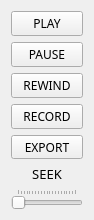
<?xml version="1.0" encoding="UTF-8"?>
<ui version="4.0">
 <class>dlg_control</class>
 <widget class="QDialog" name="dlg_control">
  <property name="enabled">
   <bool>true</bool>
  </property>
  <property name="geometry">
   <rect>
    <x>0</x>
    <y>0</y>
    <width>94</width>
    <height>220</height>
   </rect>
  </property>
  <property name="sizePolicy">
   <sizepolicy hsizetype="Fixed" vsizetype="Fixed">
    <horstretch>0</horstretch>
    <verstretch>0</verstretch>
   </sizepolicy>
  </property>
  <property name="windowTitle">
   <string>Control Panel</string>
  </property>
  <property name="layoutDirection">
   <enum>Qt::LeftToRight</enum>
  </property>
  <property name="modal">
   <bool>false</bool>
  </property>
  <layout class="QVBoxLayout" name="lyt_main">
   <property name="sizeConstraint">
    <enum>QLayout::SetMaximumSize</enum>
   </property>
   <item>
    <widget class="QPushButton" name="btn_play">
     <property name="sizePolicy">
      <sizepolicy hsizetype="Ignored" vsizetype="Minimum">
       <horstretch>0</horstretch>
       <verstretch>0</verstretch>
      </sizepolicy>
     </property>
     <property name="font">
      <font>
       <family>3ds</family>
      </font>
     </property>
     <property name="cursor">
      <cursorShape>OpenHandCursor</cursorShape>
     </property>
     <property name="focusPolicy">
      <enum>Qt::NoFocus</enum>
     </property>
     <property name="toolTip">
      <string>Play the animation.</string>
     </property>
     <property name="text">
      <string>PLAY</string>
     </property>
    </widget>
   </item>
   <item>
    <widget class="QPushButton" name="btn_pause">
     <property name="sizePolicy">
      <sizepolicy hsizetype="Ignored" vsizetype="Minimum">
       <horstretch>0</horstretch>
       <verstretch>0</verstretch>
      </sizepolicy>
     </property>
     <property name="font">
      <font>
       <family>3ds</family>
      </font>
     </property>
     <property name="cursor">
      <cursorShape>OpenHandCursor</cursorShape>
     </property>
     <property name="focusPolicy">
      <enum>Qt::NoFocus</enum>
     </property>
     <property name="toolTip">
      <string>Pause playing,
rewinding or recording.</string>
     </property>
     <property name="text">
      <string>PAUSE</string>
     </property>
    </widget>
   </item>
   <item>
    <widget class="QPushButton" name="btn_rewind">
     <property name="sizePolicy">
      <sizepolicy hsizetype="Ignored" vsizetype="Minimum">
       <horstretch>0</horstretch>
       <verstretch>0</verstretch>
      </sizepolicy>
     </property>
     <property name="font">
      <font>
       <family>3ds</family>
      </font>
     </property>
     <property name="cursor">
      <cursorShape>OpenHandCursor</cursorShape>
     </property>
     <property name="focusPolicy">
      <enum>Qt::NoFocus</enum>
     </property>
     <property name="toolTip">
      <string>Play the animation backwards.</string>
     </property>
     <property name="text">
      <string>REWIND</string>
     </property>
    </widget>
   </item>
   <item>
    <widget class="QPushButton" name="btn_record">
     <property name="sizePolicy">
      <sizepolicy hsizetype="Ignored" vsizetype="Minimum">
       <horstretch>0</horstretch>
       <verstretch>0</verstretch>
      </sizepolicy>
     </property>
     <property name="font">
      <font>
       <family>3ds</family>
      </font>
     </property>
     <property name="cursor">
      <cursorShape>OpenHandCursor</cursorShape>
     </property>
     <property name="focusPolicy">
      <enum>Qt::NoFocus</enum>
     </property>
     <property name="toolTip">
      <string>Record this animation
into sequence of images.</string>
     </property>
     <property name="toolTipDuration">
      <number>-1</number>
     </property>
     <property name="text">
      <string>RECORD</string>
     </property>
    </widget>
   </item>
   <item>
    <widget class="QPushButton" name="btn_export">
     <property name="sizePolicy">
      <sizepolicy hsizetype="Ignored" vsizetype="Minimum">
       <horstretch>0</horstretch>
       <verstretch>0</verstretch>
      </sizepolicy>
     </property>
     <property name="font">
      <font>
       <family>3ds</family>
      </font>
     </property>
     <property name="cursor">
      <cursorShape>OpenHandCursor</cursorShape>
     </property>
     <property name="focusPolicy">
      <enum>Qt::NoFocus</enum>
     </property>
     <property name="toolTip">
      <string>Export recorded sequence
 of images into a video.</string>
     </property>
     <property name="text">
      <string>EXPORT</string>
     </property>
     <property name="flat">
      <bool>false</bool>
     </property>
    </widget>
   </item>
   <item>
    <widget class="QLabel" name="lbl_seek">
     <property name="enabled">
      <bool>true</bool>
     </property>
     <property name="sizePolicy">
      <sizepolicy hsizetype="Ignored" vsizetype="Minimum">
       <horstretch>0</horstretch>
       <verstretch>0</verstretch>
      </sizepolicy>
     </property>
     <property name="font">
      <font>
       <family>3ds</family>
       <pointsize>10</pointsize>
      </font>
     </property>
     <property name="text">
      <string>SEEK</string>
     </property>
     <property name="alignment">
      <set>Qt::AlignCenter</set>
     </property>
    </widget>
   </item>
   <item>
    <widget class="QSlider" name="sld_seek">
     <property name="enabled">
      <bool>true</bool>
     </property>
     <property name="sizePolicy">
      <sizepolicy hsizetype="Ignored" vsizetype="Minimum">
       <horstretch>0</horstretch>
       <verstretch>0</verstretch>
      </sizepolicy>
     </property>
     <property name="font">
      <font>
       <family>3ds</family>
      </font>
     </property>
     <property name="cursor">
      <cursorShape>PointingHandCursor</cursorShape>
     </property>
     <property name="toolTip">
      <string>Seek through the animation range.</string>
     </property>
     <property name="maximum">
      <number>100</number>
     </property>
     <property name="pageStep">
      <number>5</number>
     </property>
     <property name="tracking">
      <bool>false</bool>
     </property>
     <property name="orientation">
      <enum>Qt::Horizontal</enum>
     </property>
     <property name="invertedAppearance">
      <bool>false</bool>
     </property>
     <property name="tickPosition">
      <enum>QSlider::TicksAbove</enum>
     </property>
    </widget>
   </item>
  </layout>
 </widget>
 <resources/>
 <connections/>
</ui>
